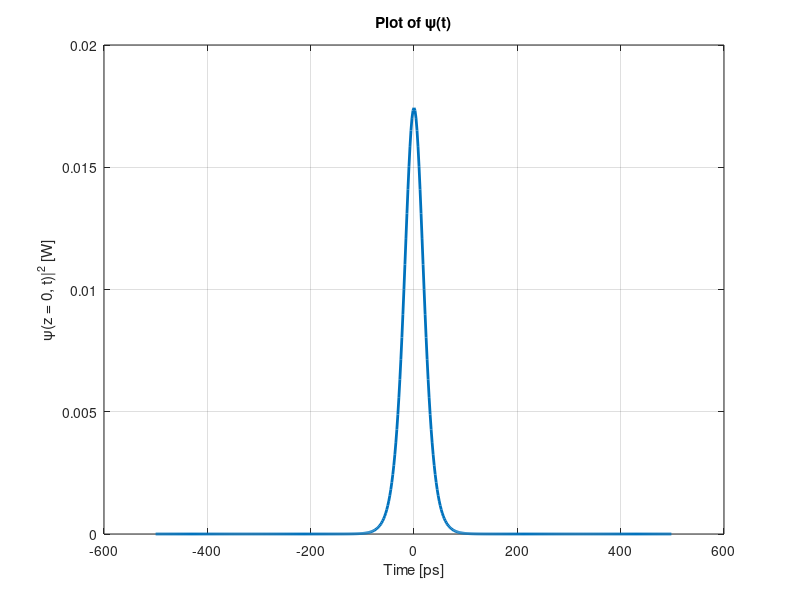
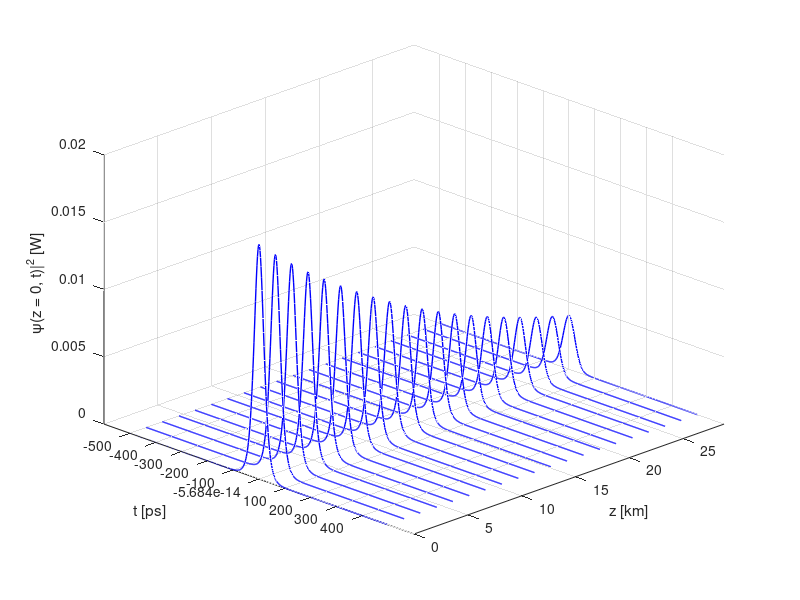

Here is the MATLAB script that generated these plots, in order:
clc; clear; close all;

%{
All calculations are performend in SI Units (m, s, ...), so the 
values have to be converted before the calculations and be converted 
back before displaying
%}

%% Constants 
c = 2.9986*10^8; %speed of light in vacum (m/s) 
disp(['c (m/s): ' num2str(c)]);

%% define the inputs
T = 100*10^(-12); %period in seconds (from pico seconds, ps)
duty_cycle = 25; % duty cycle in % 
lamda0 = 1.55*10^(-6); %central wavelength in meter (from 1.55micro meters) 
L = 28.845*10^3; %fibre length in meter (from km) 
alphadB = 0.2*10^(-3); %loss in dB/m (from dB/km)
D = 17*10^(-6); %dispersion coefficient in s/m^2 (from ps/nm/km) 
n2 = 2.7*10^(-20); % non linear coefficient in m^2/W (from km^2/W) 
Aeff = 55*10^(-12); % effective core area in m^2 (from micro m^2) 


%% calculated inputs 
f = 1/T; %frequency (Hz)
T0 = (duty_cycle/100)*T; %pulse width (s)
omega0 = (2*pi*c)/lamda0; %angular frequency (rad s^-1)
alpha = alphadB/4.343; % loss in (m^-1)
beta2 = -((D*(lamda0^2))/(2*pi*c)); %GVD parameter (s^2/m)
gamma = (n2*omega0)/(c*Aeff); %SPM parameter (W^-1 m^-1)

%% display variables
disp(['T (s): ' num2str(T)]);
disp(['duty_cycle (%): ' num2str(duty_cycle)]);
disp(['T0 (s): ' num2str(T0)]);
disp(['lamda0 (m): ' num2str(lamda0)]);
disp(['L (m): ' num2str(L)]);
disp(['alphadB (dB/m): ' num2str(alphadB)]);
disp(['D (s/m^2): ' num2str(D)]);
disp(['n2 (m^2/W): ' num2str(n2)]);
disp(['Aeff (m^2): ' num2str(Aeff)]);
disp(['f (Hz): ' num2str(f)]);
disp(['omega0 (rad/s): ' num2str(omega0)]);
disp(['alpha (m^-1): ' num2str(alpha)]);
disp(['beta2 (s^2/m): ' num2str(beta2)]);
disp(['gamma (W^-1/m): ' num2str(gamma)]);

%% Initial pulse 
psi0 = sqrt(abs(beta2)/(gamma* T0^2)); %peak amplitude calculated from the one-solition conditoin 
%psi = psi0*sech(t/T0); 
disp(['psi0 (peak amplitude)(W^(1/2)): ' num2str(psi0)]);

%calculating the linear and the non-linear length 
LD = (T0^2)/abs(beta2); %linear length (m)
LNL = 1/(gamma*(psi0^2)); %nonlinear length (m)
disp(['LD (m): ' num2str(LD)]);
disp(['LNL (m): ' num2str(LNL)]);

%% Discretisation 
Tmax = 40*T0; %time window width 
fmax = 40/(2*pi*T0); %frequency window width
disp(['Tmax (s): ' num2str(Tmax)]);
disp(['fmax (Hz): ' num2str(fmax)]);

%combining the window width and the Nyqvist criteria to avoid aliasing
%effects
dt = 1/(2*fmax); %time sampling rate
df = 1/Tmax; %frequency sampling rate

disp(['dt (time sampling rate): ' num2str(dt)]);
disp(['df (frequency sampling rate): ' num2str(df)]);

%preparation for Fast Fourier Transform (FFT)
N0 = round(Tmax/dt); % number of samples
disp(['Number of samples: ' num2str(N0)]);
%adjust N0 to be in the order 2^n
N = 2^nextpow2(N0); %set N to the 2^n closest to N0
dt = Tmax/N; %update dt so that Tmax/dt = N
fmax = N/(2*Tmax); %update fmax so that 2fmax/df = N


disp(['Updated number of samples: ' num2str(N)]);
disp(['Updated dt (time sampling rate): ' num2str(dt)]);
disp(['Updated fmax : ' num2str(df)]);

%calculate the time vector (t[i] = (-N/2 + i - 1))
t = (-N/2 : N/2 - 1)*dt; %create time vector from -N/2 to N/2 -1 and scale by dt
%calculate the frequency vector (f[i]= (-N/2 + i - 1)
f = (-N/2 : N/2 - 1)*df; 
%calculate the angular vector (omega[i] = (-N/2 + i -1))
domega = 2*pi*df; 
omega = (-N/2 : N/2 - 1)*domega; 


%crate the signal
psi = psi0*sech(t/T0);  
%calculate the temporl intensity (|x|^2)
psi_temporal_intensity = abs(psi).^2;  

% Plot the signal
%convert time to picos seconds (ps) for the plot 
t_ps = t/(10^(-12));
dt_ps = dt*(10^12); 

figure;
plot(t_ps, psi_temporal_intensity, 'LineWidth', 2);
xlabel('Time [ps]');
%ylabel('\psi(t)');
ylabel('\psi(z = 0, t)|^2 [W]');
title('Plot of \psi(t)');
grid on;

% Set y-axis limits
%ylim([0, 0.02]);

%discretisation of the space z (axial propagation direction)
dz = (1/1000)*min(LD, LNL); %make z sampling rate a fraction of the smallest LD, LNL value 
disp(['dz (spatial sampling rate): ' num2str(dz)]);
Nz = round(L/dz); %calculate the number of samples 
dz = L/Nz; %update dz fit the rounded range
%create distance vector 
z = (0:Nz)*dz;

disp(['dz (spatial sampling rate): ' num2str(dz)]);
disp(['Nz (number of samples): ' num2str(Nz)]);


%% Split-Step Fourier Method
%initialize matrix to store pulse at each step 
psi_evoluation = zeros(Nz, N); 
psi_evoluation(1, :) = psi;

%calculate the dispersion term (constant over distance)
D_hat_jw = -(alpha/2) + (1i*beta2*omega.^2)/2; 
dispersion = exp((dz*D_hat_jw)/2); %half dispresion for more accuracy


%perform SSFM for each distance step (from 1 to Nz+1, as 0 is the intial
%pulse)
for z_step = 2:Nz+1 
    %first-half dispersion 
    Psi = fftshift(fft(psi)); %fourier transform 
    Psi = Psi.*dispersion; %calculate dispersion 
    psi = ifft(fftshift(Psi));%inverse fourier transform 

    %full nonlinearity 
    N_hat = 1i*gamma*(abs(psi).^2); %nonlinear operator 
    psi = psi.*exp(dz*N_hat); %apply nonlinear operator 
    
    %second-half dispersion 
    Psi = fftshift(fft(psi)); %fourier transform 
    Psi = Psi.*dispersion; %calculate dispersion 
    psi = ifft(fftshift(Psi));%inverse fourier transform 

    %store the pulse at each step 
    psi_evoluation(z_step, :) = psi; 

end

%% Plotting result 
%Create 3d plot for only a subset of z points to show propagation 
selected_z_indices = round(linspace(1, Nz, 20)); %select 20 points for plotting 

%selected the relevant values 
selected_psi_vals = psi_evoluation(selected_z_indices, :); 
selected_z_values = z(selected_z_indices); 

%convert z to km instead of meters 
selected_z_values_km = selected_z_values/1000; 

%calculate intensities 
selected_intensities = abs(selected_psi_vals).^2;


%create the plot
figure('Position', [100, 100, 800, 400]); % _, _, ,width, height
axes()
hold on
for i = 1:numel(selected_z_indices)
    %plot the signal for the corresponding z value
    plot3(t_ps, selected_z_values_km(i)*ones(size(t)), selected_intensities(i, :), 'Color', 'blue', 'LineWidth', 1); 
end
grid on
%add labels
xlabel('t [ps]');
ylabel('z [km]');
zlabel('\psi(z = 0, t)|^2 [W]');

%adjust rotation
view(45, 30)

%adjust axis
ylim([0, selected_z_values_km(end)]);
xticks(min(t_ps):100:max(t_ps));
